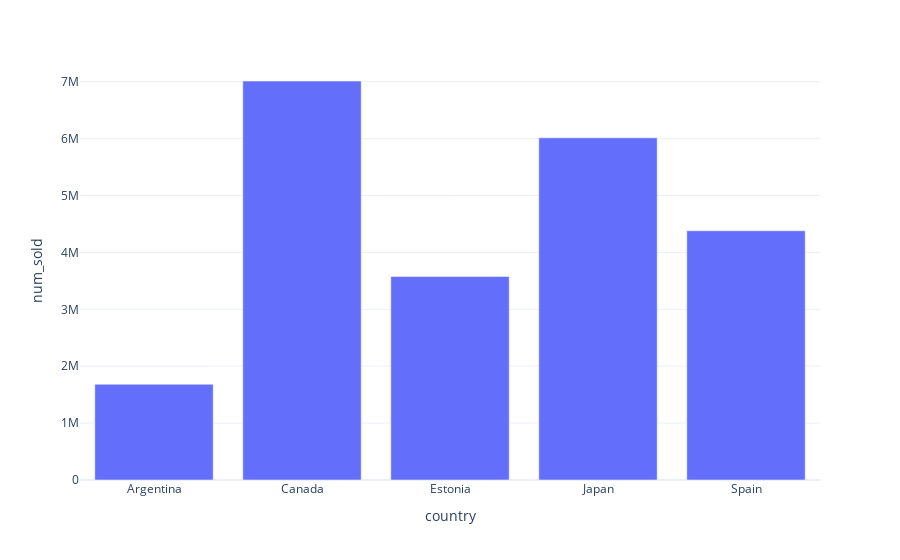

The cell this chart's notebook holds for it:
### Code cell
fig = px.bar(country_by_sold,x='country',y='num_sold')
fig.show()

### Figure 1 — Plotly figure (JSON) as saved in the notebook; plotly's stock layout.template omitted (floating-point values rounded to 4 significant figures)
{"data": [{"alignmentgroup": "True", "hovertemplate": "country=%{x}<br>num_sold=%{y}<extra></extra>", "legendgroup": "", "marker": {"color": "#636efa", "pattern": {"shape": ""}}, "name": "", "offsetgroup": "", "orientation": "v", "showlegend": false, "textposition": "auto", "x": ["Argentina", "Canada", "Estonia", "Japan", "Spain"], "xaxis": "x", "y": [1683244, 7013114, 3577319, 6013786, 4380862], "yaxis": "y", "type": "bar"}], "layout": {"xaxis": {"anchor": "y", "domain": [0, 1], "title": {"text": "country"}, "type": "category", "range": [-0.5, 4.5], "autorange": true}, "yaxis": {"anchor": "x", "domain": [0, 1], "title": {"text": "num_sold"}, "type": "linear", "range": [0, 7382000.0], "autorange": true}, "legend": {"tracegroupgap": 0}, "margin": {"t": 60}, "barmode": "relative", "autosize": true}}
